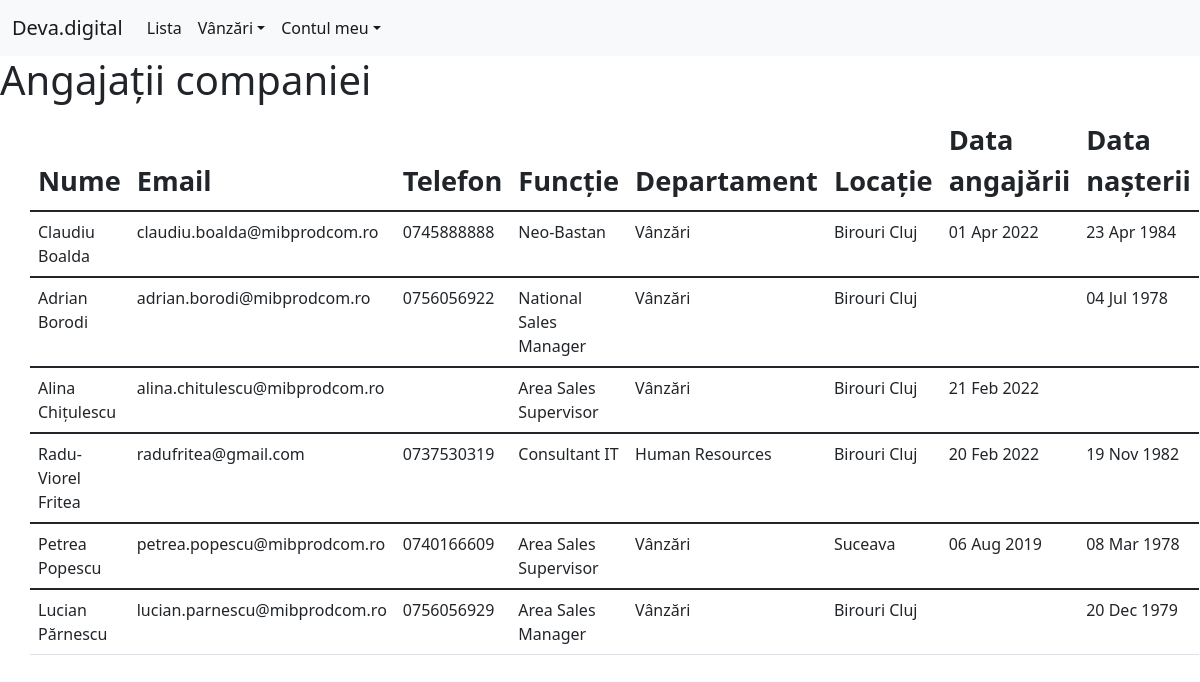
The app's page /users/employee_list/ (signed in) with its own data.
### users/models.py (models this page shows, shortened)
class User(AbstractUser):
	email = models.EmailField(max_length=254, unique=True)
	username = models.CharField(max_length=150, blank=True, unique=False)
	first_name = models.CharField(max_length=254, blank=True)
	last_name = models.CharField(max_length=254, blank=True)
	phone = models.CharField(blank=True, max_length=30)
	hire_date = models.DateField(blank=True, null=True)
	position = models.CharField(max_length=150, blank=True)
	department = models.ForeignKey(Department, blank=True, null=True, on_delete=models.SET_NULL)
	location = models.ForeignKey(Location, blank=True, null=True, on_delete=models.SET_NULL)
	birthday = models.DateField(blank=True, null=True)
	USERNAME_FIELD = 'email'
	EMAIL_FIELD = 'email'
	REQUIRED_FIELDS = []
	objects = CustUserManager()
	class Meta:
		verbose_name = "utilizator"
		verbose_name_plural = "utilizatori"

class Department(models.Model):
	name = models.CharField('Nume Departament', max_length=60)
	class Meta:
		verbose_name = "departament"
		verbose_name_plural = "departamente"
	def __str__(self):
		return self.name

class Location(models.Model):
	name = models.CharField('Nume Locatie', max_length=60)
	class Meta:
		verbose_name = "locatie"
		verbose_name_plural = "locatii"
	def __str__(self):
		return self.name

### users/views.py (the view)
# urls.py: path('employee_list/', views.employees, name='employees'),
def employees(request):
	employees = User.objects.all().order_by('last_name')
	context = {'employees': employees}
	return render(request, 'employee_list.html', context)

### users/templates/employee_list.html
{% extends "sales/base.html" %}
{% block page_header %}
	<h1>Angajații companiei</h1>
{% endblock page_header %}
{% block content %}
<section class="container">
	<div class="row">
		<table class="table table-hover">
			<thead>
				<tr>
					<th scope="col">Nume</th>
					<th scope="col">Email</th>
					<th scope="col">Telefon</th>
					<th scope="col">Funcție</th>
					<th scope="col">Departament</th>
					<th scope="col">Locație</th>
					<th scope="col">Data angajării</th>
					<th scope="col">Data nașterii</th>
				</tr>
			</thead>
			{% for employee in employees %}
			<tbody>
				<tr>
					<td>{{ employee.first_name }} {{ employee.last_name }}</td>
					<td>{{ employee.email }}</td>
					<td>{{ employee.phone }}</td>
					<td>{{ employee.position }}</td>
					<td>{{ employee.department }}</td>
					<td>{{ employee.location }}</td>
					<td>{{ employee.hire_date|date:'d M Y' }}</td>
					<td>{{ employee.birthday|date:'d M Y' }}</td>
				</tr>
			</tbody>
			{% endfor %}
		</table>
	</div>
</section>
{% endblock content %}

### static/style.css (style rules this page uses)
html { scroll-behavior: auto !important; }
th { font-size: 1.7em; }

### records on screen
User: first_name "Claudiu", last_name "Boalda", email "claudiu.boalda@mibprodcom.ro", phone "0745888888", position "Neo-Bastan", department "Vânzări", location "Birouri Cluj", hire_date "01 Apr 2022", birthday "23 Apr 1984"
User: first_name "Adrian", last_name "Borodi", email "adrian.borodi@mibprodcom.ro", phone "0756056922", position "National Sales Manager", department "Vânzări", location "Birouri Cluj", birthday "04 Jul 1978"
User: first_name "Alina", last_name "Chițulescu", email "alina.chitulescu@mibprodcom.ro", position "Area Sales Supervisor", department "Vânzări", location "Birouri Cluj", hire_date "21 Feb 2022"
User: first_name "Radu-Viorel", last_name "Fritea", email "radufritea@gmail.com", phone "0737530319", position "Consultant IT", department "Human Resources", location "Birouri Cluj", hire_date "20 Feb 2022", birthday "19 Nov 1982"
User: first_name "Petrea", last_name "Popescu", email "petrea.popescu@mibprodcom.ro", phone "0740166609", position "Area Sales Supervisor", department "Vânzări", location "Suceava", hire_date "06 Aug 2019", birthday "08 Mar 1978"
User: first_name "Lucian", last_name "Părnescu", email "lucian.parnescu@mibprodcom.ro", phone "0756056929", position "Area Sales Manager", department "Vânzări", location "Birouri Cluj", birthday "20 Dec 1979"
